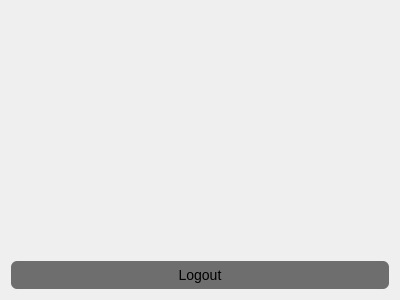
<?xml version="1.0" encoding="UTF-8"?>
<ui version="4.0">
 <class>UserWidget</class>
 <widget class="QWidget" name="UserWidget">
  <property name="geometry">
   <rect>
    <x>0</x>
    <y>0</y>
    <width>400</width>
    <height>300</height>
   </rect>
  </property>
  <property name="minimumSize">
   <size>
    <width>300</width>
    <height>0</height>
   </size>
  </property>
  <property name="windowTitle">
   <string>Form</string>
  </property>
  <layout class="QGridLayout" name="gridLayout">
   <item row="2" column="0">
    <widget class="QPushButton" name="logoutButton">
     <property name="styleSheet">
      <string notr="true">QPushButton{
font-size:14px;
border-radius:6px;
background-color:rgb(110,110,110);
padding-top:6px;
padding-bottom:6px;
}

QPushButton:hover{
background-color:rgb(130,130,130);
}</string>
     </property>
     <property name="text">
      <string>Logout</string>
     </property>
    </widget>
   </item>
   <item row="0" column="0">
    <widget class="QLabel" name="nameLabel">
     <property name="styleSheet">
      <string notr="true">font-size:24px;</string>
     </property>
     <property name="text">
      <string/>
     </property>
     <property name="alignment">
      <set>Qt::AlignCenter</set>
     </property>
    </widget>
   </item>
   <item row="1" column="0">
    <layout class="QGridLayout" name="booksGridLayout"/>
   </item>
  </layout>
 </widget>
 <resources/>
 <connections/>
</ui>
